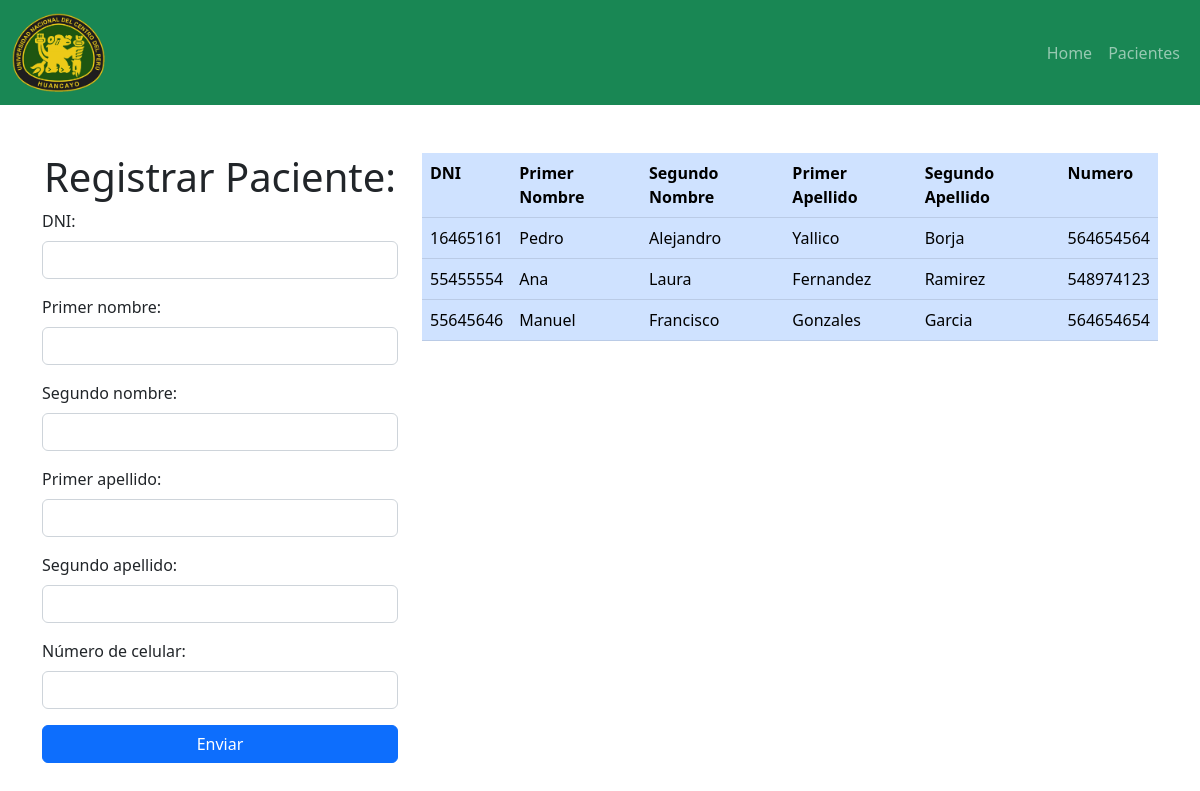
The page / on the database its author committed.
### tables this page shows
CREATE TABLE `pacientes` (
  `DNI` varchar(8) NOT NULL,
  `nombre1` varchar(15) NOT NULL,
  `nombre2` varchar(15) NOT NULL,
  `apellido1` varchar(15) NOT NULL,
  `apellido2` varchar(15) NOT NULL,
  `numero` varchar(9) NOT NULL
);

### enviar.php (called while the page is built)
<?php
$coneccion=mysqli_connect("localhost","root","","php2");
$consulta="SELECT * FROM `pacientes`";
$resultado2=mysqli_query($coneccion,$consulta);
?>

### index.php (the view, shortened to what this page needs)
<?php include("./complet/head.php") ?>
<body>
    <div class="container mt-5">
        <div class="row">
            <div class="col-4">
                <h1 class="text-center">Registrar Paciente:</h1>
                <form action="enviar_formulario.php" method="post">
                    <div class="mb-3">
                        <label for="usuario" class="form-label">DNI:</label>
                        <input type="text" class="form-control" id="auto" name="DNI" pattern="[0-9]{8}" maxlength="8" required>
                    </div>
                    <div class="mb-3">
                        <label for="usuario" class="form-label">Primer nombre:</label>
                        <input type="text" class="form-control" id="auto" name="nombre1" maxlength="14" required>
                    </div>
                    <div class="mb-3">
                        <label for="usuario" class="form-label">Segundo nombre:</label>
                        <input type="text" class="form-control" id="auto" name="nombre2" maxlength="14" required>
                    </div>
                    <div class="mb-3">
                        <label for="usuario" class="form-label">Primer apellido:</label>
                        <input type="text" class="form-control" id="auto" name="apellido1" maxlength="14" required>
                    </div>
                    <div class="mb-3">
                        <label for="usuario" class="form-label">Segundo apellido:</label>
                        <input type="text" class="form-control" id="auto" name="apellido2" maxlength="14" required>
                    </div>
                    <div class="mb-3">
                        <label for="usuario" class="form-label">Número de celular:</label>
                        <input type="text" class="form-control" id="auto" name="numero" pattern="[0-9]{9}" maxlength="9" required>
                    </div>
                    <div class="mb-3 d-grid">
                        <input type="submit" class="btn btn-primary" value="Enviar">
                    </div>
                </form>
            </div>
            <div class="col-8">
                <table class="table table-primary">
                    <tr>
                        <th>DNI</th>
                        <th>Primer Nombre</th>
                        <th>Segundo Nombre</th>
                        <th>Primer Apellido</th>
                        <th>Segundo Apellido</th>
                        <th>Numero</th>
                    </tr>
                    <?php
                    include("enviar.php");
                    while ($arreglo = mysqli_fetch_array($resultado2)) {
                    ?>
                        <tr>
                            <td><?php echo $arreglo[0] ?></th>
                            <td><?php echo $arreglo[1] ?></th>
                            <td><?php echo $arreglo[2] ?></th>
                            <td><?php echo $arreglo[3] ?></th>
                            <td><?php echo $arreglo[4] ?></th>
                            <td><?php echo $arreglo[5] ?></th>
                        </tr>
                    <?php } ?>
                </table>
            </div>
        </div>
    </div>
</body>
</html>

### complet/head.php (shortened to what this page needs)
<!DOCTYPE html>
<html lang="en">
<head>
  <link href="https://cdn.jsdelivr.net/npm/bootstrap@5.2.3/dist/css/bootstrap.min.css" rel="stylesheet">
</head>
<nav class="navbar navbar-expand-lg navbar-dark bg-success">
  <div class="container-fluid">
    <a class="navbar-brand" href="index.php">
      <img src="Escudo_UNCP.png" alt="" style="width: 10%; height: auto;">
    </a>
    <div class="collapse navbar-collapse justify-content-end" id="navbarSupportedContent">
      <ul class="navbar-nav">
        <li class="nav-item">
          <a class="nav-link" href="index.php">Home</a>
        </li>
        <li class="nav-item">
          <a class="nav-link" href="search.php">Pacientes</a>
        </li>
      </ul>
    </div>
  </div>
</nav>

### rows shown on the page
pacientes: DNI "16465161", nombre1 "Pedro", nombre2 "Alejandro", apellido1 "Yallico", apellido2 "Borja", numero "564654564"
pacientes: DNI "55455554", nombre1 "Ana", nombre2 "Laura", apellido1 "Fernandez", apellido2 "Ramirez", numero "548974123"
pacientes: DNI "55645646", nombre1 "Manuel", nombre2 "Francisco", apellido1 "Gonzales", apellido2 "Garcia", numero "564654654"
